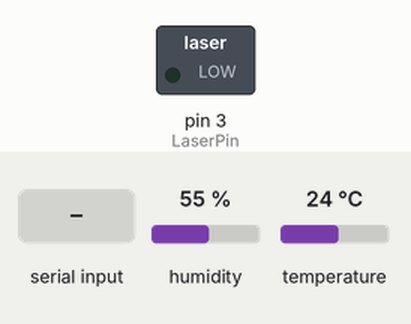
Simulated run of this sketch. Board: Arduino Uno, built with avr-gcc and run on an emulated ATmega328P. On the bench: switched loads named in the sketch (green lamp = pin HIGH). Inputs (shaded band) come from the test bench; at power-on: humidity 55 %, temperature 24 °C.

Above: at 3.8 s.
3.9 s: "1\n" received over the second serial link
At 6.1 s:
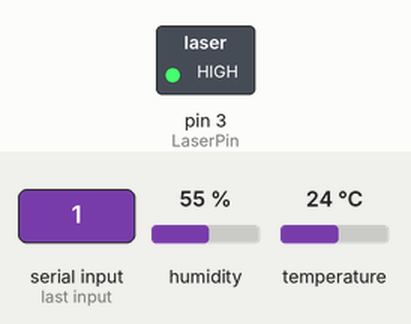
7.8 s: "2\n" received over the second serial link
At 12.3 s:
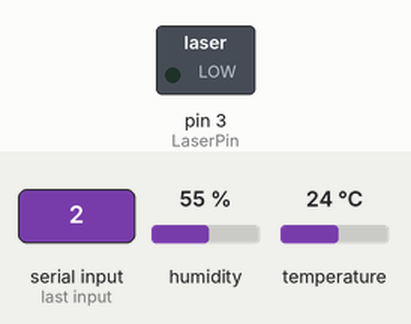
Timing chart, 0 to 13.8 s (numbered marks = the images above; inputs shaded):
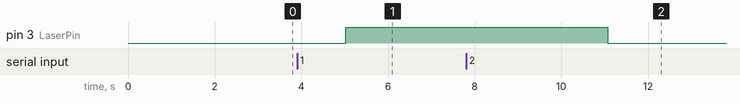

Measured:
- after the input at 3.9 s, pin 3 (LaserPin): LOW → HIGH after 1.1 s
- after the input at 7.8 s, pin 3 (LaserPin): HIGH → LOW after 3.3 s

The sketch:

Mobile-Weather-Station.ino
```cpp
      /////////////////////////////////////////////
     //   Mobile Weather Station Being Powered  //
    //            by Solar Energy              //
   //               (Android)                 //
  //             by Kutluhan Aktar           //
 //                                         //
/////////////////////////////////////////////


// Get the weather information through an Android app constantly and use the solar energy generating by the PV panel to charge devices.
//
// Features:
//
// -Get the weather information constantly.
//
// -Control the laser module.
//
//
// Connections:
//
// Arduino Uno
//                           DHT11 Temperature and Humidity Sensor
// Pin 2  -------------------
//                           Laser Module
// Pin 3  -------------------
//                           HC-06 Bluetooth Module
// Pin 4  ------------------- TX
// Pin 5  ------------------- RX

#include <SoftwareSerial.h> // Include Arduino libraries.
#include <DHT.h>

int LaserPin = 3; // Define the sensors pins.
int Connect_RX = 4;
int Connect_TX = 5;

int humidity;    // DHT11 variables.
int temperatureC;
int temperatureF;

SoftwareSerial Connect(Connect_RX, Connect_TX); // Connect the bluetooth module.

DHT dht; // Start DHT11.

void setup() {
Serial.begin(9600); // Initial serial connections.
Connect.begin(9600);
dht.setup(2);  // Define DHT11 pin.
pinMode(LaserPin, OUTPUT);

}

void loop() {
  getDataToDHT();
if(Connect.available()){
  char c = Connect.read();
  Laser(c);
 }
  sendDataToConnect();
}

void Laser(char i){ // Commands when Arduino gets a char.
 switch(i){
  case '1':
  digitalWrite(LaserPin, HIGH);
  break;
  case '2':
  digitalWrite(LaserPin, LOW);
  break;
  }
}
void getDataToDHT(){ // Collect data and create the data packet.
 humidity = dht.getHumidity();
 temperatureC = dht.getTemperature();
 temperatureF = dht.toFahrenheit(temperatureC);
 delay(dht.getMinimumSamplingPeriod());

}

void sendDataToConnect(){ // Sending function.
 Connect.print(temperatureC);
 Connect.print("°C");
 Connect.print("\n");
 Connect.print(temperatureF);
 Connect.print("°F");
 Connect.print("\n");
 Connect.print(humidity);
 Connect.print("%");
 delay(1000);

}
```
